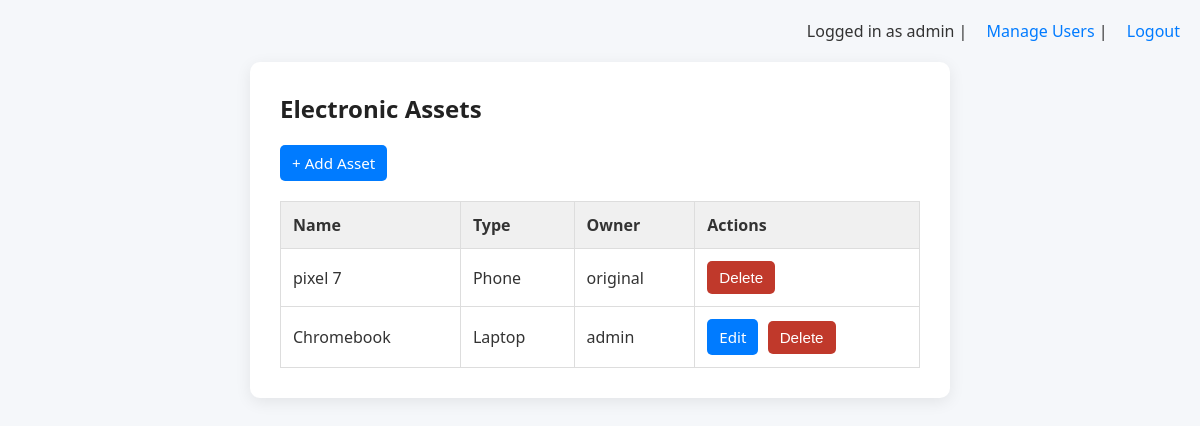
Page / (signed in) on the earlier database version.
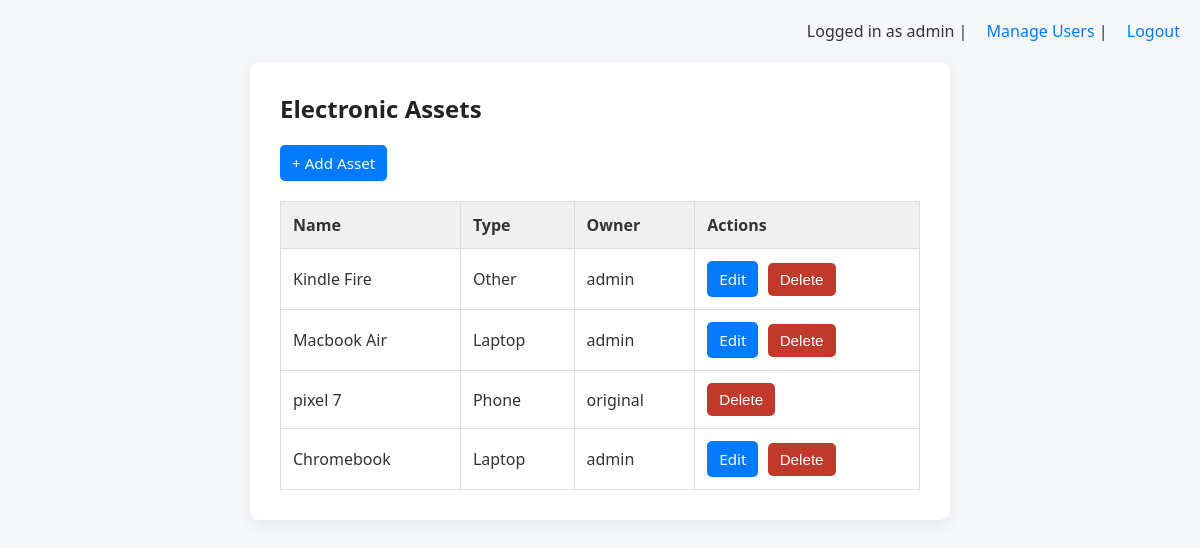
Same page on the later database version.
### tables this page shows
CREATE TABLE assets (
    id INTEGER PRIMARY KEY AUTOINCREMENT,
    name TEXT NOT NULL,
    type TEXT NOT NULL,
    owner_id INTEGER NOT NULL,
    created_at TEXT NOT NULL DEFAULT (datetime('now')),

    FOREIGN KEY (owner_id) REFERENCES users(id) ON DELETE CASCADE
);

CREATE TABLE users (
    id INTEGER PRIMARY KEY AUTOINCREMENT,
    username TEXT NOT NULL UNIQUE,
    password_hash TEXT NOT NULL,
    role TEXT NOT NULL DEFAULT 'user',

    -- Brute-force protection
    failed_attempts INTEGER NOT NULL DEFAULT 0,
    lock_until INTEGER,

    created_at TEXT NOT NULL DEFAULT (datetime('now'))
);

### assets.py (the view)
@bp.route("/")
@login_required
def dashboard():
    conn = db.get_connection()
    assets = conn.execute(
        """
        SELECT assets.id, assets.name, assets.type, users.username, assets.owner_id
        FROM assets
        JOIN users ON assets.owner_id = users.id
        ORDER BY assets.id DESC
        """
    ).fetchall()
    conn.close()
    return render_template("dashboard.html", assets=assets)

### db.py (called while the page is built)
def _db_path() -> str:
    try:
        cfg = current_app.config
        if cfg.get("DATABASE"):
            return str(cfg["DATABASE"])
    except RuntimeError:
        pass
    return os.environ.get("DATABASE_PATH", "data.db")

def get_connection() -> sqlite3.Connection:
    conn = sqlite3.connect(_db_path())
    conn.row_factory = sqlite3.Row
    conn.execute("PRAGMA foreign_keys = ON")
    return conn

### security.py (called while the page is built)
def generate_csrf_token() -> str:
    token = session.get("csrf_token")
    if not token:
        token = secrets.token_urlsafe(32)
        session["csrf_token"] = token
    return token

def validate_csrf() -> None:
    if request.method in {"POST", "PUT", "PATCH", "DELETE"}:
        sent = request.form.get("csrf_token") or request.headers.get("X-CSRF-Token")
        expected = session.get("csrf_token")
        if not expected or not sent or sent != expected:
            abort(403)

def login_required(view):
    @wraps(view)
    def wrapped(*args, **kwargs):
        if not session.get("user"):
            flash("Please log in to continue.", "error")
            return redirect("/login")
        return view(*args, **kwargs)
    return wrapped

### templates/dashboard.html (shortened to what this page needs)
{% extends "base.html" %}
{% block content %}
<h2>Electronic Assets</h2>
<a class="button" href="/create">+ Add Asset</a>
<table>
    <tr>
        <th>Name</th>
        <th>Type</th>
        <th>Owner</th>
        <th>Actions</th>
    </tr>
    {% for asset in assets %}
    <tr>
        <td>{{ asset.name }}</td>
        <td>{{ asset.type }}</td>
        <td>{{ asset.username }}</td>
        <td>
            {% if asset.owner_id == session.user %}
                <a class="button" href="/edit/{{ asset.id }}">Edit</a>
            {% endif %}
            {% if session.role == 'admin' %}
                <form method="post" action="/delete/{{ asset.id }}" style="display:inline;"
                      onsubmit="return confirm('Delete this asset? This cannot be undone.');">
                    <button class="button danger" type="submit">Delete</button>
                </form>
            {% endif %}
        </td>
    </tr>
    {% endfor %}
</table>
{% endblock %}

### templates/base.html (shortened to what this page needs)
<!DOCTYPE html>
<html lang="en">
<head>
    <link rel="stylesheet" href="{{ url_for('static', filename='style.css') }}">
</head>
<body>
    <nav>
        {% if session.user %}
            Logged in as {{ session.role }}
            {% if session.role == "admin" %}
                | <a href="/admin/users">Manage Users</a>
            {% endif %}
            | <a href="/logout">Logout</a>
        {% else %}
            <a href="/login">Login</a>
            <a href="/register">Register</a>
        {% endif %}
    </nav>
    <div class="container">
        {% block content %}{% endblock %}
    </div>
</body>
</html>

### static/style.css (style rules this page uses)
* { box-sizing: border-box; margin: 0; padding: 0; }
body { font-family: 'Segoe UI', sans-serif; background-color: #f5f7fa; color: #333; padding: 20px; }
.container { max-width: 700px; margin: auto; background: #fff; padding: 30px; border-radius: 10px; box-shadow: 0 4px 16px rgba(0, 0, 0, 0.08); }
nav { text-align: right; margin-bottom: 20px; }
nav a { margin-left: 15px; text-decoration: none; color: #007bff; font-weight: 500; }
h2 { margin-bottom: 20px; color: #222; }
table { width: 100%; border-collapse: collapse; margin-top: 20px; }
table th, table td { padding: 12px; border: 1px solid #ddd; text-align: left; }
table th { background-color: #f0f0f0; }
a.button { display: inline-block; color: white; background: #007bff; padding: 8px 12px; border-radius: 5px; text-decoration: none; font-size: 0.95rem; margin-right: 5px; }
button.button { color: white; background: #007bff; padding: 8px 12px; border-radius: 5px; border: none; font-size: 0.95rem; cursor: pointer; }
.button.danger, button.button.danger { background: #c0392b; }

Differences in the rows shown:
added assets: name "Kindle Fire", type "Other", username "admin"
added assets: name "Macbook Air", type "Laptop", username "admin"
